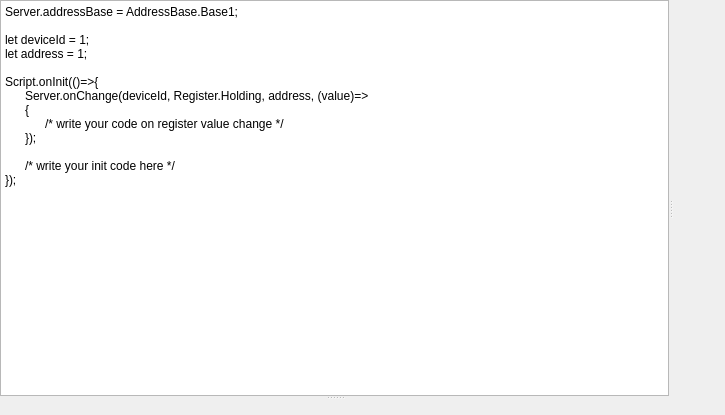
<?xml version="1.0" encoding="UTF-8"?>
<ui version="4.0">
 <class>JScriptControl</class>
 <widget class="QWidget" name="JScriptControl">
  <property name="geometry">
   <rect>
    <x>0</x>
    <y>0</y>
    <width>725</width>
    <height>415</height>
   </rect>
  </property>
  <layout class="QHBoxLayout" name="horizontalLayout">
   <property name="leftMargin">
    <number>0</number>
   </property>
   <property name="topMargin">
    <number>0</number>
   </property>
   <property name="rightMargin">
    <number>0</number>
   </property>
   <property name="bottomMargin">
    <number>0</number>
   </property>
   <item>
    <widget class="QSplitter" name="verticalSplitter">
     <property name="orientation">
      <enum>Qt::Horizontal</enum>
     </property>
     <widget class="QSplitter" name="horizontalSplitter">
      <property name="sizePolicy">
       <sizepolicy hsizetype="Preferred" vsizetype="Expanding">
        <horstretch>5</horstretch>
        <verstretch>0</verstretch>
       </sizepolicy>
      </property>
      <property name="orientation">
       <enum>Qt::Vertical</enum>
      </property>
      <widget class="JSCodeEditor" name="codeEditor">
       <property name="sizePolicy">
        <sizepolicy hsizetype="Expanding" vsizetype="Expanding">
         <horstretch>2</horstretch>
         <verstretch>4</verstretch>
        </sizepolicy>
       </property>
       <property name="minimumSize">
        <size>
         <width>320</width>
         <height>240</height>
        </size>
       </property>
       <property name="plainText">
        <string>Server.addressBase = AddressBase.Base1;

let deviceId = 1;
let address = 1;

Script.onInit(()=&gt;{
	Server.onChange(deviceId, Register.Holding, address, (value)=&gt;
	{
		/* write your code on register value change */
	});

	/* write your init code here */
});</string>
       </property>
       <property name="tabStopDistance">
        <double>20.000000000000000</double>
       </property>
       <property name="placeholderText">
        <string/>
       </property>
      </widget>
      <widget class="ConsoleOutput" name="console" native="true">
       <property name="sizePolicy">
        <sizepolicy hsizetype="Expanding" vsizetype="Expanding">
         <horstretch>0</horstretch>
         <verstretch>1</verstretch>
        </sizepolicy>
       </property>
      </widget>
     </widget>
     <widget class="HelpWidget" name="helpWidget" native="true">
      <property name="sizePolicy">
       <sizepolicy hsizetype="Preferred" vsizetype="Preferred">
        <horstretch>1</horstretch>
        <verstretch>0</verstretch>
       </sizepolicy>
      </property>
     </widget>
    </widget>
   </item>
  </layout>
 </widget>
 <customwidgets>
  <customwidget>
   <class>JSCodeEditor</class>
   <extends>QPlainTextEdit</extends>
   <header>jscodeeditor.h</header>
  </customwidget>
  <customwidget>
   <class>ConsoleOutput</class>
   <extends>QWidget</extends>
   <header>consoleoutput.h</header>
  </customwidget>
  <customwidget>
   <class>HelpWidget</class>
   <extends>QWidget</extends>
   <header>helpwidget.h</header>
  </customwidget>
 </customwidgets>
 <resources/>
 <connections/>
</ui>
